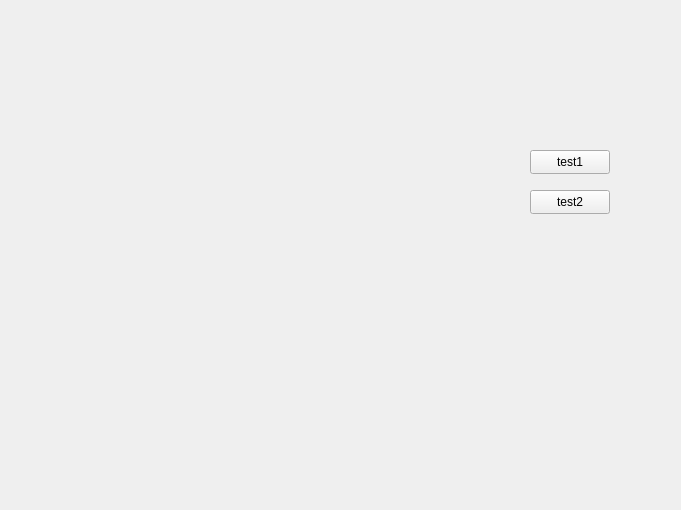
<?xml version="1.0" encoding="UTF-8"?>
<ui version="4.0">
 <class>mainWindowClass</class>
 <widget class="QMainWindow" name="mainWindowClass">
  <property name="geometry">
   <rect>
    <x>0</x>
    <y>0</y>
    <width>681</width>
    <height>510</height>
   </rect>
  </property>
  <property name="windowTitle">
   <string>mainWindow</string>
  </property>
  <widget class="QWidget" name="centralWidget">
   <widget class="QPushButton" name="test1">
    <property name="geometry">
     <rect>
      <x>530</x>
      <y>150</y>
      <width>80</width>
      <height>24</height>
     </rect>
    </property>
    <property name="text">
     <string>test1</string>
    </property>
   </widget>
   <widget class="QPushButton" name="test2">
    <property name="geometry">
     <rect>
      <x>530</x>
      <y>190</y>
      <width>80</width>
      <height>24</height>
     </rect>
    </property>
    <property name="text">
     <string>test2</string>
    </property>
   </widget>
  </widget>
 </widget>
 <layoutdefault spacing="6" margin="11"/>
 <resources/>
 <connections/>
</ui>
